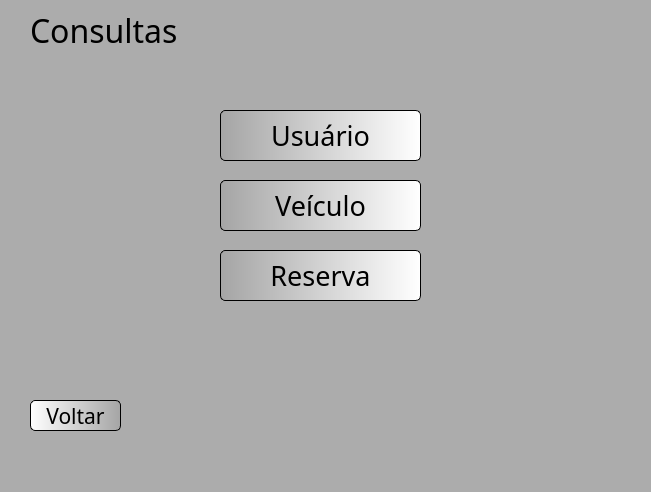
<?xml version="1.0" encoding="UTF-8"?>
<ui version="4.0">
 <class>MainWindow</class>
 <widget class="QMainWindow" name="MainWindow">
  <property name="geometry">
   <rect>
    <x>0</x>
    <y>0</y>
    <width>651</width>
    <height>492</height>
   </rect>
  </property>
  <property name="windowTitle">
   <string>MainWindow</string>
  </property>
  <property name="styleSheet">
   <string notr="true">background-color: rgb(172, 172, 172);</string>
  </property>
  <widget class="QWidget" name="centralwidget">
   <widget class="QPushButton" name="btConUsuario">
    <property name="geometry">
     <rect>
      <x>220</x>
      <y>110</y>
      <width>201</width>
      <height>51</height>
     </rect>
    </property>
    <property name="font">
     <font>
      <family>Dubai</family>
      <pointsize>20</pointsize>
     </font>
    </property>
    <property name="cursor">
     <cursorShape>PointingHandCursor</cursorShape>
    </property>
    <property name="styleSheet">
     <string notr="true">QPushButton{
background-color: qlineargradient(spread:pad, x1:0, y1:0, x2:1, y2:0, stop:0 rgba(165, 165, 165, 255), stop:1 rgba(255, 255, 255, 255));
border-radius: 5px;
border-style: outset;
border-width: 1px;
border-color: black;
}
QPushButton:hover{
background-color: qlineargradient(spread:reflect, x1:0, y1:0, x2:1, y2:0.943182, stop:0 rgba(255, 126, 248, 255), stop:1 rgba(119, 146, 220, 255));
}</string>
    </property>
    <property name="text">
     <string>Usuário</string>
    </property>
   </widget>
   <widget class="QLabel" name="logoLoCarPequeno">
    <property name="geometry">
     <rect>
      <x>560</x>
      <y>0</y>
      <width>71</width>
      <height>51</height>
     </rect>
    </property>
    <property name="styleSheet">
     <string notr="true">background-color: rgb(172, 172, 172);</string>
    </property>
    <property name="text">
     <string/>
    </property>
    <property name="pixmap">
     <pixmap>imagens/808107201585380077-64.png</pixmap>
    </property>
   </widget>
   <widget class="QLabel" name="titulo">
    <property name="geometry">
     <rect>
      <x>30</x>
      <y>10</y>
      <width>421</width>
      <height>41</height>
     </rect>
    </property>
    <property name="font">
     <font>
      <family>Dubai Medium</family>
      <pointsize>24</pointsize>
     </font>
    </property>
    <property name="cursor">
     <cursorShape>PointingHandCursor</cursorShape>
    </property>
    <property name="text">
     <string>Consultas</string>
    </property>
   </widget>
   <widget class="QPushButton" name="btVoltar">
    <property name="geometry">
     <rect>
      <x>30</x>
      <y>400</y>
      <width>91</width>
      <height>31</height>
     </rect>
    </property>
    <property name="font">
     <font>
      <family>Dubai</family>
      <pointsize>16</pointsize>
     </font>
    </property>
    <property name="cursor">
     <cursorShape>PointingHandCursor</cursorShape>
    </property>
    <property name="styleSheet">
     <string notr="true">QPushButton{
background-color: qlineargradient(spread:pad, x1:0, y1:0, x2:1, y2:0, stop:0 rgba(255, 255, 255, 255), stop:1 rgba(165, 165, 165, 255));
border-radius: 5px;
border-style: outset;
border-width: 1px;
border-color: black;

}

QPushButton:hover{
background-color: qlineargradient(spread:pad, x1:0, y1:0, x2:1, y2:0, stop:0 rgba(255, 248, 0, 255), stop:1 rgba(255, 134, 73, 255));
}

</string>
    </property>
    <property name="text">
     <string>Voltar</string>
    </property>
   </widget>
   <widget class="QPushButton" name="btConVeiculo">
    <property name="geometry">
     <rect>
      <x>220</x>
      <y>180</y>
      <width>201</width>
      <height>51</height>
     </rect>
    </property>
    <property name="font">
     <font>
      <family>Dubai</family>
      <pointsize>20</pointsize>
     </font>
    </property>
    <property name="cursor">
     <cursorShape>PointingHandCursor</cursorShape>
    </property>
    <property name="styleSheet">
     <string notr="true">QPushButton{
background-color: qlineargradient(spread:pad, x1:0, y1:0, x2:1, y2:0, stop:0 rgba(165, 165, 165, 255), stop:1 rgba(255, 255, 255, 255));
border-radius: 5px;
border-style: outset;
border-width: 1px;
border-color: black;
}
QPushButton:hover{
background-color: qlineargradient(spread:reflect, x1:0, y1:0, x2:1, y2:0.943182, stop:0 rgba(255, 126, 248, 255), stop:1 rgba(119, 146, 220, 255));
}</string>
    </property>
    <property name="text">
     <string>Veículo</string>
    </property>
   </widget>
   <widget class="QPushButton" name="btConReserva">
    <property name="geometry">
     <rect>
      <x>220</x>
      <y>250</y>
      <width>201</width>
      <height>51</height>
     </rect>
    </property>
    <property name="font">
     <font>
      <family>Dubai</family>
      <pointsize>20</pointsize>
     </font>
    </property>
    <property name="cursor">
     <cursorShape>PointingHandCursor</cursorShape>
    </property>
    <property name="styleSheet">
     <string notr="true">QPushButton{
background-color: qlineargradient(spread:pad, x1:0, y1:0, x2:1, y2:0, stop:0 rgba(165, 165, 165, 255), stop:1 rgba(255, 255, 255, 255));
border-radius: 5px;
border-style: outset;
border-width: 1px;
border-color: black;
}
QPushButton:hover{
background-color: qlineargradient(spread:reflect, x1:0, y1:0, x2:1, y2:0.943182, stop:0 rgba(255, 126, 248, 255), stop:1 rgba(119, 146, 220, 255));
}</string>
    </property>
    <property name="text">
     <string>Reserva</string>
    </property>
   </widget>
   <zorder>logoLoCarPequeno</zorder>
   <zorder>btConUsuario</zorder>
   <zorder>titulo</zorder>
   <zorder>btVoltar</zorder>
   <zorder>btConVeiculo</zorder>
   <zorder>btConReserva</zorder>
  </widget>
  <widget class="QMenuBar" name="menubar">
   <property name="geometry">
    <rect>
     <x>0</x>
     <y>0</y>
     <width>651</width>
     <height>21</height>
    </rect>
   </property>
  </widget>
  <widget class="QStatusBar" name="statusbar"/>
 </widget>
 <resources/>
 <connections/>
</ui>
